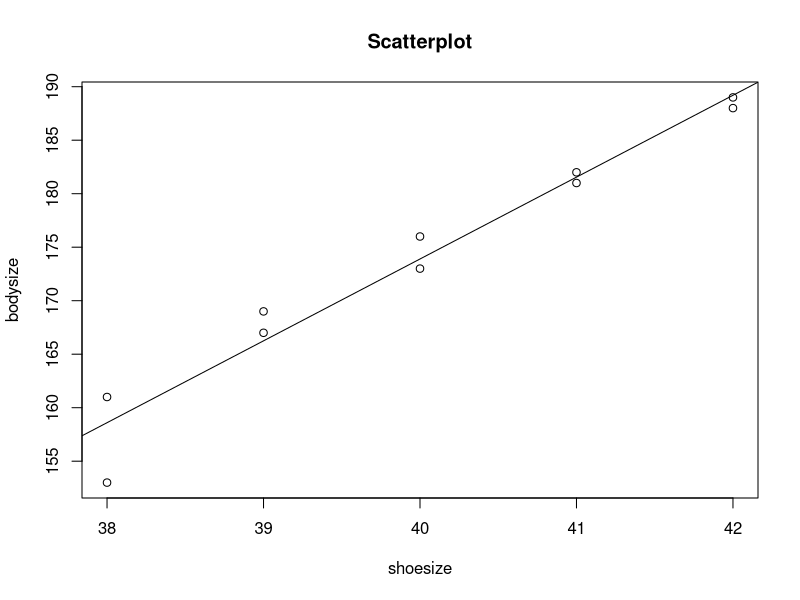
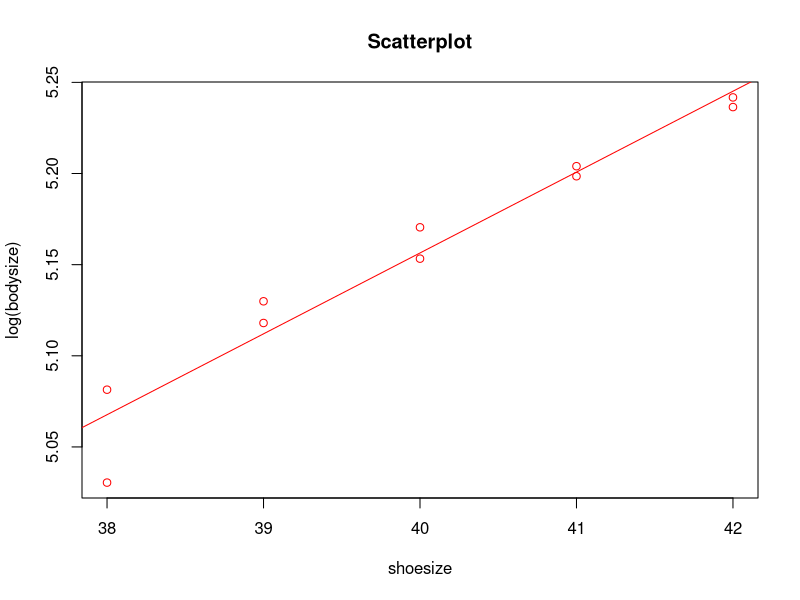
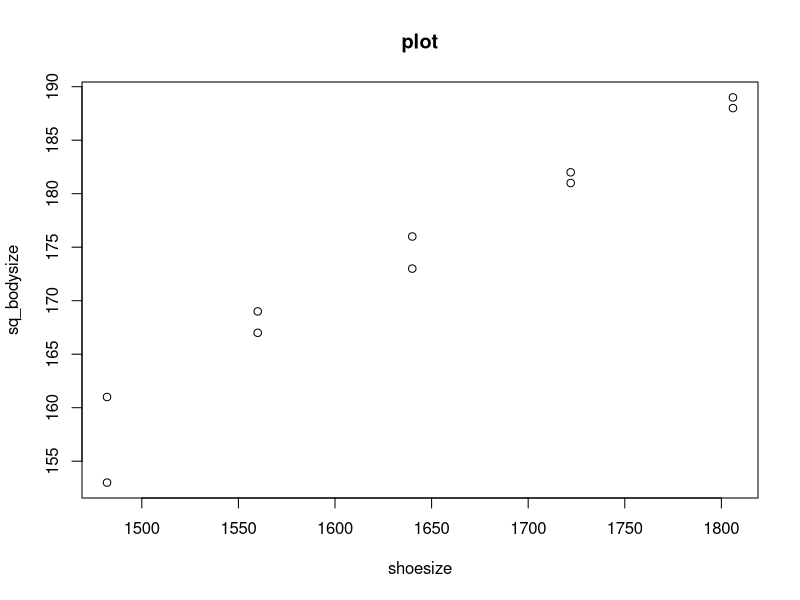
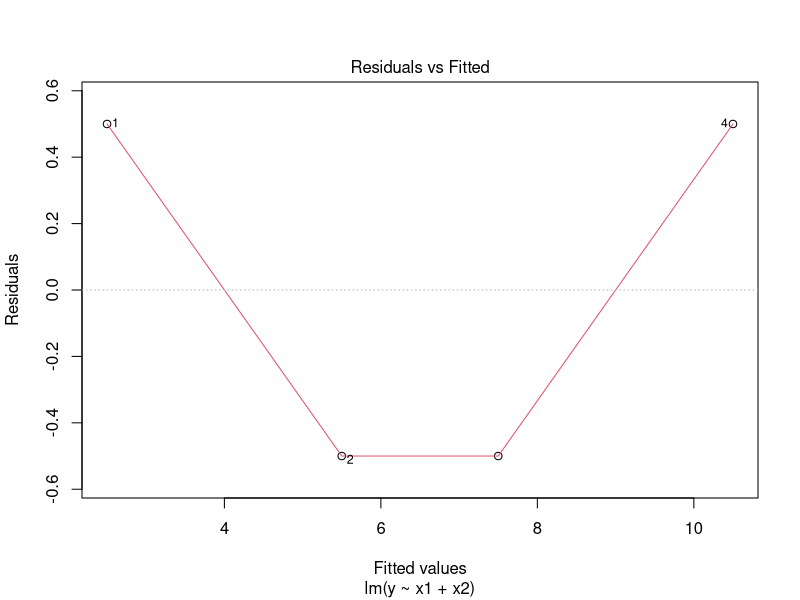
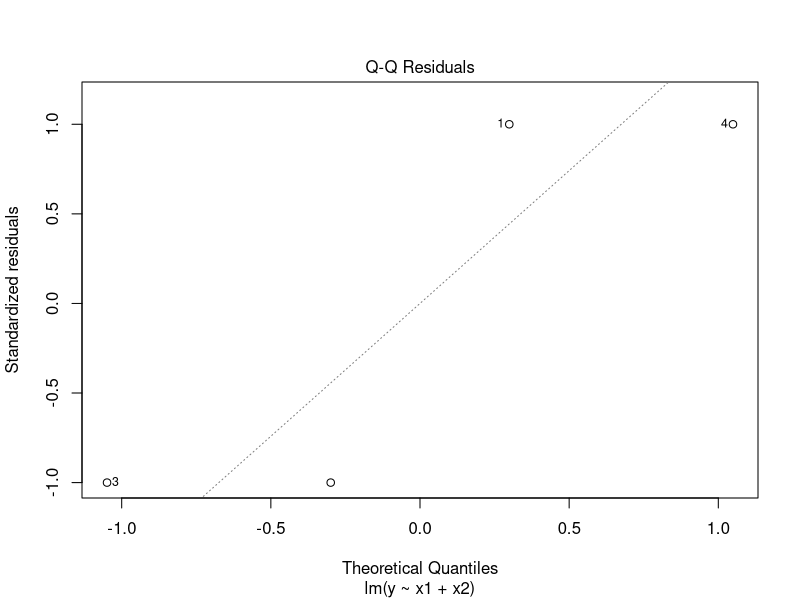
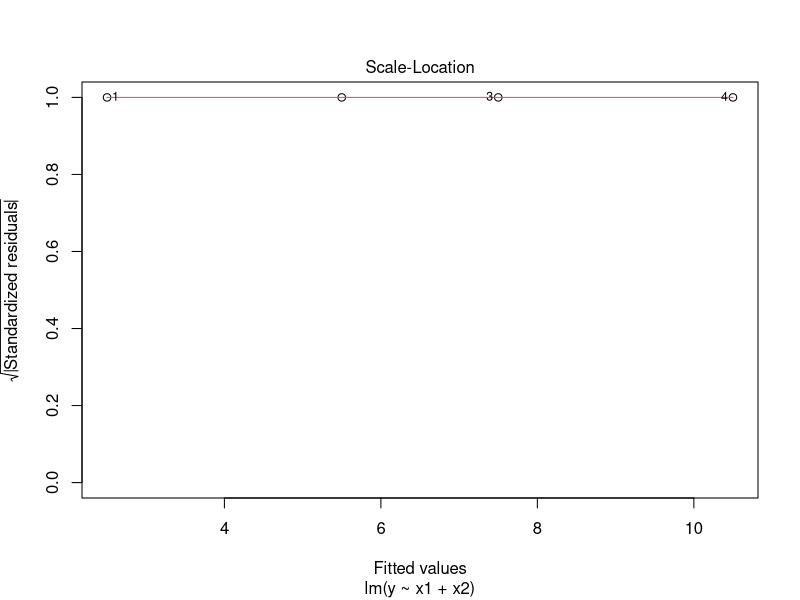

Reproduce these figures in R, in order.
##      Assignment 4    ##
remove(list = ls())

#####################################################################################################################
#--------------------exercise 1 -------------------------------------------------------------------------------------
# Use lm ( ) -function to model the connection between shoe-size and body-size:

shoesize<-c(38,38,39,39,40,40,41,41,42,42)
bodysize<-c(153,161,167,169,173,176,182,181,188,189)
shoesize
bodysize

bspl<-data.frame(shoesize,bodysize)
bspl

# fits the model
fm<-lm(bodysize ~ shoesize, data=bspl) 
fm    # (Intercept) -132.10   shoesize  7.65


# outputs the model:
summary(fm) 
# Residuals:
#   Min      1Q  Median      3Q     Max 
# -5.6000 -0.8125  0.1250  1.7625  2.7500 
# 
# Coefficients:
#   Estimate Std. Error t value Pr(>|t|)    
# (Intercept) -132.1000    22.9163  -5.764 0.000422 ***
#   shoesize       7.6500     0.5725  13.361 9.42e-07 ***
#   ---
#   Signif. codes:  0 ‘***’ 0.001 ‘**’ 0.01 ‘*’ 0.05 ‘.’ 0.1 ‘ ’ 1
# 
# Residual standard error: 2.561 on 8 degrees of freedom
# Multiple R-squared:  0.9571,	Adjusted R-squared:  0.9517 
# F-statistic: 178.5 on 1 and 8 DF,  p-value: 9.416e-07


#more information
anova(fm) # gives the anova table
vcov(fm)  # covarience matrix formed for model parameter
influence(fm) # regression diagonostic


# computes confidence intervals for one or more parameters in a fitted model
confint(fm)

#   2.5 %     97.5 %
# (Intercept) -184.945023 -79.254977
# shoesize       6.329699   8.970301

# graph of the model
plot(shoesize, bodysize, main="Scatterplot")

abline(fm)

cor(shoesize,bodysize) # 0.98 A strong correlation!



#--------------------exercise 2 -------------------------------------------------------------------------------------
# Modify the model by
# (A) fitting the model to the log of body-size, i.e. log(bodysize)
# log of body size

lgbody = log(bodysize)

# combines lgbody to the bspl 
cbind(bspl, lgbody)


lg<-lm(lgbody ~ shoesize, data=bspl)
lg   # (Intercept)   3.38181  shoesize        0.04437  

summary(lg)
# Residuals:
#   Min        1Q    Median        3Q       Max 
# -0.037252 -0.003335  0.000466  0.011771  0.017844 
# 
# Coefficients:
#   Estimate Std. Error t value Pr(>|t|)    
# (Intercept) 3.381811   0.149762   22.58 1.57e-08 ***
#   shoesize    0.044365   0.003742   11.86 2.35e-06 ***
#   ---
#   Signif. codes:  0 ‘***’ 0.001 ‘**’ 0.01 ‘*’ 0.05 ‘.’ 0.1 ‘ ’ 1
# 
# Residual standard error: 0.01673 on 8 degrees of freedom
# Multiple R-squared:  0.9462,	Adjusted R-squared:  0.9394 
# F-statistic: 140.6 on 1 and 8 DF,  p-value: 2.349e-06

attributes(lg)
coefficients(lg)
confint(lg)
# 2.5 %     97.5 %
# (Intercept) 3.0364586 3.72716376
# shoesize    0.0357368 0.05299365


plot(shoesize, log(bodysize), col = "red", main="Scatterplot")
abline(lg, col = "red")

# (B) adding a square term to the model
# adding a sq term


sq = lm(bodysize ~ shoesize + I(shoesize^2), data=bspl)
sq
summary(sq)
# Residuals:
#   Min      1Q  Median      3Q     Max 
# -4.5286 -0.8464  0.0643  0.9893  3.4714 
# 
# Coefficients:
#   Estimate Std. Error t value Pr(>|t|)
# (Intercept)   -988.1714   761.0281  -1.298    0.235
# shoesize        50.5071    38.0865   1.326    0.226
# I(shoesize^2)   -0.5357     0.4760  -1.125    0.298
# 
# Residual standard error: 2.519 on 7 degrees of freedom
# Multiple R-squared:  0.9637,	Adjusted R-squared:  0.9533 
# F-statistic: 92.87 on 2 and 7 DF,  p-value: 9.13e-06

plot( shoesize + I(shoesize^2), bodysize, xlab = "shoesize", ylab = "sq_bodysize", main = "plot")
abline(sq)



#-------------------- exercise 3 -----------------------------------------------------------------------------------------
# Usig the lm( ) -function in R fit the 2-factor-model of the first lecture in linear modelling:
# Calculate coefficients, predictions, residuals for the linear model. Then calculate coeffients for the interaction model.

y <-c(3,5,7,11)
x1 <-c(-1,1,-1,1)
x2 <-c(-1,-1,1,1)

xydata<-data.frame(y, x1,x2)
xydata

# fits the model
xylm<-lm(y ~ x1+x2, data=xydata) 
summary(xylm)

xylm$coefficients
        # (Intercept)          x1          x2 
        # 6.5                  1.5         2.5 

xylm$residuals
        # 1    2    3    4 
        # 0.5 -0.5 -0.5  0.5

xylm$fitted.values
        # 1    2    3    4 
        # 2.5  5.5  7.5 10.5

tData <- data.frame(y,x1,x2,xylm$fitted.values,xylm$residuals)
tData



x1 <-c(20,40,20,40) 
x2 <-c(20,20,30,30)

xydata<-data.frame(y, x1,x2)
xydata

lm1<-lm(y ~ x1+x2, data=xydata) 
summary(lm1)

lm1$coefficients
              # (Intercept)          x1          x2 
              # -10.50             0.15        0.50 

lm1$residuals
              # 1    2    3    4 
              # 0.5 -0.5 -0.5  0.5

lm1$fitted.values
              # 1    2    3    4 
              # 2.5  5.5  7.5 10.5 

# only coefficients get changed


plot(lm1)





